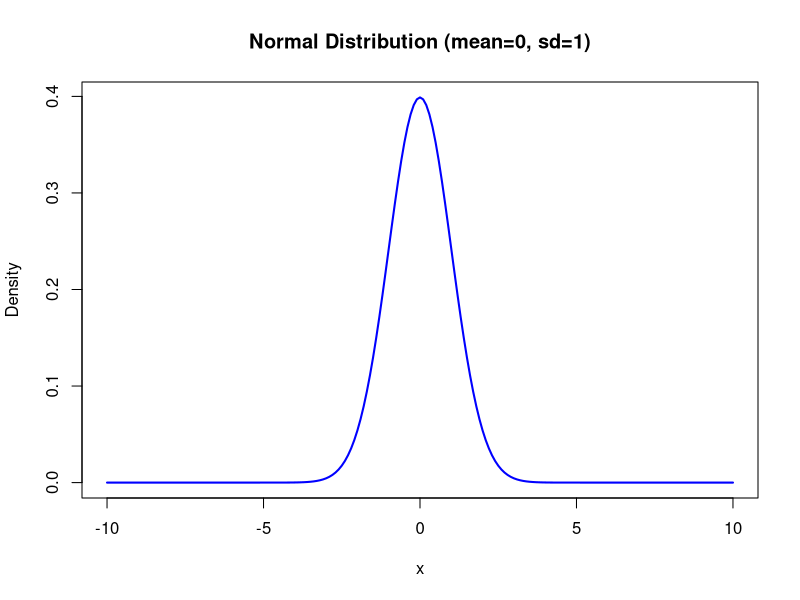

The R script that drew this image:
# Filename: _047_normal_dis.R
# Title: Normal Distribution
# Author: Raghava | GitHub: @raghavtwenty
# Date Created: June 20, 2024 | Last Updated: June 20, 2024
# Language: R | Version: 4.4.0

# Description of functions:
# dnorm: Normal probability density function (pdf)
# pnorm: Normal distribution cumulative distribution function (cdf)
# qnorm: Normal quantile function
# rnorm: Normal pseudorandom number generation

# Parameters for the normal distribution
mean_param = 0  # Mean (mu)
sd_param = 1    # Standard deviation (sigma)

# Define the range of values to consider
x_values = seq(-10, 10, by = 0.1)

# Calculate normal densities for the range of values
normal_densities = dnorm(x_values,
    mean = mean_param,
    sd = sd_param
)

# Display the calculated densities
print(normal_densities)

# Plot the normal densities
plot(x_values, normal_densities,
    col = "blue",
    type = "l",
    lwd = 2,
    main = "Normal Distribution (mean=0, sd=1)",
    xlab = "x",
    ylab = "Density"
)
